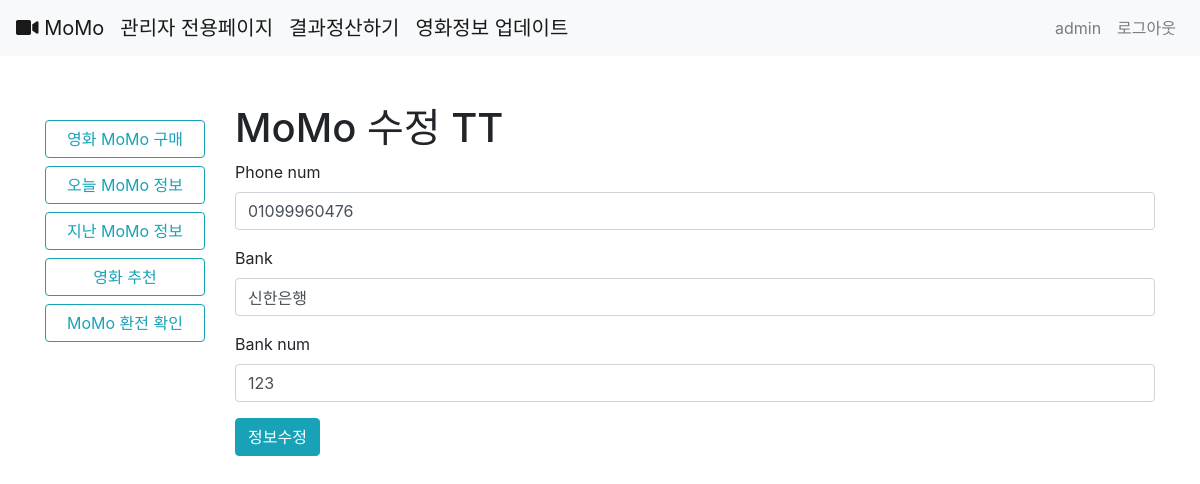
The page /accounts/2/update/ (signed in) on the database as committed earlier.
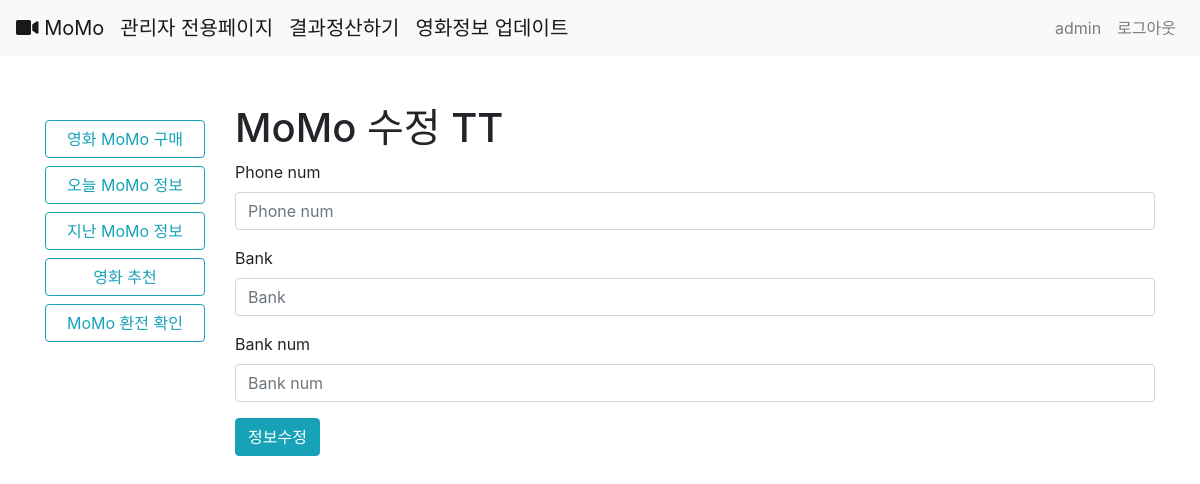
The same page on the database as committed later.
### accounts/models.py (models this page shows)
class Profile(models.Model):
    phone_num = models.CharField(max_length=50, blank=True)
    bank = models.CharField(max_length=20,blank=True)
    bank_num = models.CharField(max_length=20,blank=True)
    user = models.OneToOneField(settings.AUTH_USER_MODEL, on_delete=models.CASCADE)

### accounts/views.py (the view)
# urls.py: path('<int:user_id>/update/', views.user_update, name='user_update'),
@login_required
def user_update(request, user_id):
    user = get_user_model().objects.get(pk=user_id)
    profile = Profile.objects.get(user=user.id)
    if request.method == 'POST':
        form = ProfileForm(request.POST, instance=profile)
        if form.is_valid():
            form.save()
        return redirect('accounts:user_detail',user.id)
    form = ProfileForm(instance=profile)
    context={
        'form':form,
    }
    return render(request, 'accounts/forms.html', context)

### accounts/forms.py
class ProfileForm(forms.ModelForm):
    class Meta:
        model = Profile
        fields = ['phone_num', 'bank','bank_num']

### accounts/templates/accounts/forms.html (shortened to what this page needs)
{% extends 'base.html' %}
{% load bootstrap4 %}
{% block body %}
{% if flag == 'one' %}
<h1 >Welcome To MoMo TT</h1>
{% else %}
  {% if flag == 'two' %}
  <h1>MoMo 로그인 TT</h1>
  {% else %}
  <h1>MoMo 수정 TT</h1>
  {% endif %}
{% endif %}
<form method="POST">
    {% bootstrap_form form %}
    {% if flag == 'one' %}
    {% buttons %}
    <button type="submit" class="btn btn-info">회원가입</button>
    {% endbuttons %}
    {% else %}
    {% if flag == 'two' %}
    {% buttons %}
    <button type="submit" class="btn btn-info">로그인</button>
    {% endbuttons %}
    {% else %}
    <button type="submit" class="btn btn-info">정보수정</button>
    {% endif %}
    {% endif %}
</form>
{% endblock %}

Rows that differ between the two databases and show on the page:
changed Profile: phone_num "01099960476" → (not shown); bank "신한은행" → (not shown); bank_num "123" → (not shown)
